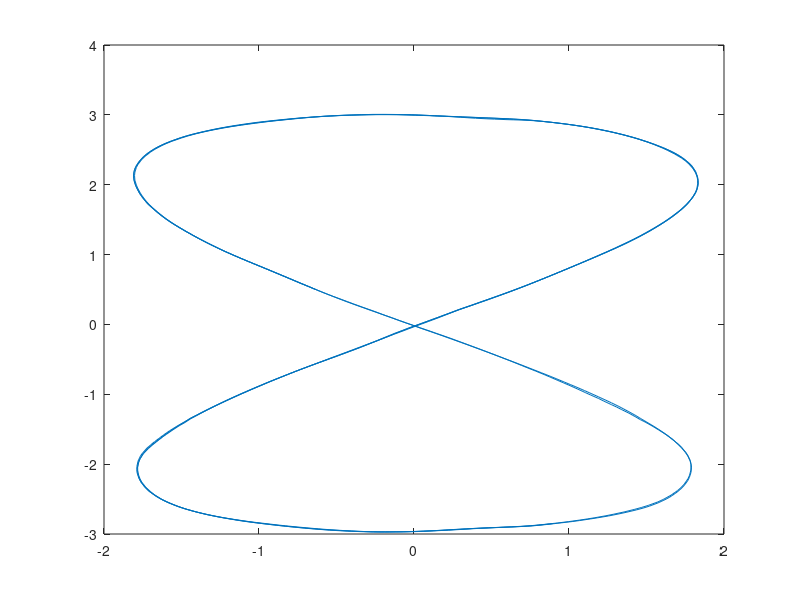

The MATLAB source for this figure: (Note: this script raises an error after producing the figure.)



%% round tourht
%clear
load("RealG3.mat")
plot(position(:,2),position(:,3))
%clear
%%
%% Task 7.1 Calculate the normal distribution parameters
clear
load("calibration_data.mat")
% we know where the car is
% we know how long a beep should take to arrive
% since the car is still, each measure should be 0.5 away from the next
% using this we can get the error
errors = zeros(8,24);

for i = 1:size(tphat,2) - 1
    errors(:,i) = tphat(:,i + 1) - tphat(:,i);
end
chirp_interval = 0.5;
errors = errors - chirp_interval;
sel_err = errors;
err_mean = mean(sel_err, 2);
err_std = std(sel_err, 0, 2);

%histfit(sel_err)

%%

%% Task 7.2
% hx = TDOA measurements
% 
%%
%% Task 7.3
%The good microphones are in a circle around the robot
% The bad ones are in a straight line looking towards the robot

%%
%% Task 7.4

load("dataset.mat")

sm = exsensor('tdoa1', 4,1)
sm.x0 = [0 0 0]
%mic_range = 5:8;
mic_range = 1:4;
data = tphat(mic_range,:)' * 340

th = [
2056.2 246.1;   % 1
-2233.4 409.9;  % 2
57.8 -3419.1;   % 3
218.9 3348.3;   % 4
-2140.7 1154.6; % 5
-2105.4 -2200.3;% 6
-2210.4 -505.8; % 7
-2179.2 2157.2  % 8 
]

th = th(mic_range,:)
th = reshape(th.',1,[])

sm.th = th * 0.001
R = diag(err_std(mic_range,:))
sm.pe = ndist(zeros(4,1), R) % maybe kaos
hold on
plot(sm)
hold on
crlb(sm) % !!!!!!!!!!!!!!!!!!! använd crlb2 !!!!!!!!!!!!!!!!!!!!!!!!!!!!!!!!!!!!!!!!!!!!!
% We see that config 1 is better since the crlb is better and rounder

%%
%% 7.5
%xnls = estimate(sm, data, 'thmask', ones(8,1));
amount_data_points = size(data(:,1), 1)
amount_states = size(sm.x0, 1)
r0 = mean(data(1,:));

res = zeros(amount_states, amount_data_points);
sm.x0 = [0 0 r0];
xls = ls(sm, sig(data));
for i=1:length(data(:,1))
    %xwls = wls(sm, sig(data(i,:)));
    xls2 = wls(sm, sig(data(i,:)));
    
    %xplot2(xls, 'conf', 90);
    sm.x0 = [xls2.x(1:2) sm.x0(3) + 0.5];
    xls.x(i,:) = xls2.x;
end
hold on
xplot2(xls, 'conf', 90);


%xplot2(xnls, 'conf', 90);
%% 7.6





%%
